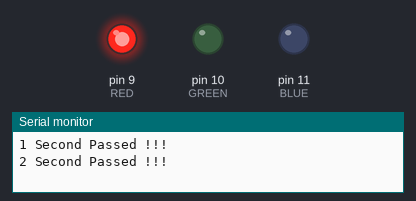
This sketch was run on a simulated Arduino Uno, built with avr-gcc and run on an emulated ATmega328P. On the bench: output pins drawn as LEDs (lit = HIGH), the last lines printed to the serial monitor.

Above: at 3.2 s.
At 29.6 s:
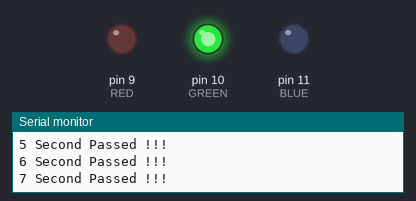
At 41.7 s:
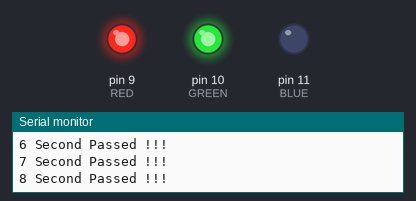
At 48.5 s:
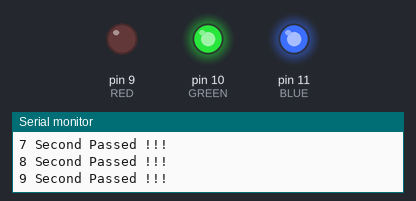
At 54.2 s:
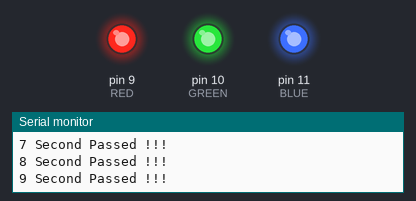
Timing chart, 0 to 71.5 s (numbered marks = the images above):
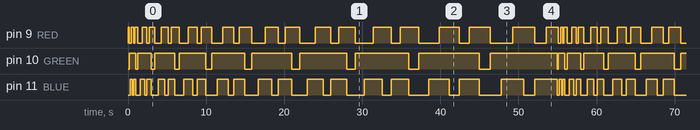

Measured:
- by itself, pin 9 (RED), pin 11 (BLUE): moves between LOW and HIGH, repeating every 55.0 s
- by itself, pin 10 (GREEN): repeats every 55.0 s: LOW 0.29 s, HIGH 1.7 s, LOW 0.43 s, HIGH 2.6 s, LOW 0.57 s, HIGH 3.4 s, LOW 0.71 s, HIGH 4.3 s, LOW 0.86 s, HIGH 5.1 s, LOW 1.0 s, HIGH 6.0 s, LOW 1.1 s, HIGH 6.9 s, LOW 1.3 s, HIGH 7.7 s, LOW 1.4 s, HIGH 8.6 s, LOW 0.14 s, HIGH 0.85 s
- by itself, everything shown: repeats every 55.0 s, in 71 steps

The sketch:

Code.ino
```cpp
//Name :- Kunjesh Kantilal Ramani (200515106)
//Date :- 25th May 2022
//Week :- Lab 2 LEVEL 3
//Description :-  SLOW THE LIGHT CHALLENGE.


// Created 3 variables
// we have assigned 3 variables for respective pinMode

int RED = 9;                     //The red LED is connected pin 9 of the Arduino.
int BLUE = 11;                   //The blue LED is connected pin 11 of the Arduino.
int GREEN = 10;                  //The green LED is connected pin 10 of the Arduino.

void setup() {                   //The Setup function runs once
  pinMode(RED, OUTPUT);          //Setup red LED pin as an output pin.
  pinMode(BLUE, OUTPUT);         //Setup blue LED pin as an output pin.
  pinMode(GREEN, OUTPUT);        //Setup green LED pin as an output pin.
  Serial.begin(9600);            // to make connection with Serial Monitor

}

void loop() {  //Infinite loop

  // for loop is used as mentioned in question to run the loop 10 times from 1 to 11.
  for(int i = 1; i < 11; i++){
    float TimeLapse= (i*1000)/7;
    // here we created a variable which changes the values according to the change in "i" in FOR LOOP
    // and then converted the variable "i" in milli seconds by multiplying by 1000 and divided it by 7 so that each color can get the same time period as there are 7 color so divided by 7

    //Red
    digitalWrite(RED,HIGH);       // Turn on RED
    delay(TimeLapse);             // delay
    digitalWrite(RED,LOW);        // Turn off RED

    //Green
    digitalWrite(GREEN,HIGH);     // Turn on GREEN
    delay(TimeLapse);             // delay
    digitalWrite(RED,LOW);        // Turn ff RED

    //Blue
    digitalWrite(BLUE,HIGH);       // Turn on BLUE
    delay(TimeLapse);              // delay

    //Magenta
    digitalWrite(RED,HIGH);        // Turn on RED
    delay(TimeLapse);              // delay
    digitalWrite(BLUE,LOW);        // Turn off BLUE

    //Yellow
    digitalWrite(GREEN,HIGH);      // Turn on GREEN
    delay(TimeLapse);              // delay
    digitalWrite(RED,LOW);         // Turn off RED

    //Cyan
    digitalWrite(BLUE,HIGH);       // Turn on BLUE
    delay(TimeLapse);              // delay

    //White
    digitalWrite(RED,HIGH);        // Turn on RED
    delay(TimeLapse);              // delay
    digitalWrite(RED,LOW);         // Turn off RED
    digitalWrite(BLUE,LOW);        // Turn off BLUE
    digitalWrite(GREEN,LOW);       // Turn off GREEN


    // To dislay the message in Serial Monitor after every seconds passes, I used a serial.print and serial.println to make it more interactive with ARDUINO
    Serial.print(i);
    Serial.println(" Second Passed !!!");
    }
}
```
